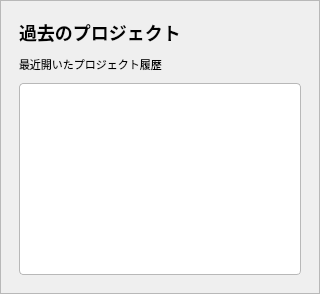
           <widget class="QFrame" name="cardRecentProjects">
            <property name="minimumSize">
             <size>
              <width>320</width>
              <height>0</height>
             </size>
            </property>
            <property name="frameShape">
             <enum>QFrame::Shape::StyledPanel</enum>
            </property>
            <layout class="QVBoxLayout" name="layoutRecent">
             <property name="spacing">
              <number>10</number>
             </property>
             <property name="leftMargin">
              <number>18</number>
             </property>
             <property name="topMargin">
              <number>18</number>
             </property>
             <property name="rightMargin">
              <number>18</number>
             </property>
             <property name="bottomMargin">
              <number>18</number>
             </property>
             <item>
              <widget class="QLabel" name="labelTitleRecent">
               <property name="styleSheet">
                <string notr="true">font-size: 18px; font-weight: bold;</string>
               </property>
               <property name="text">
                <string>過去のプロジェクト</string>
               </property>
              </widget>
             </item>
             <item>
              <widget class="QLabel" name="labelSubtitleRecent">
               <property name="styleSheet">
                <string notr="true">color: palette(placeholder-text); font-size: 11px;</string>
               </property>
               <property name="text">
                <string>最近開いたプロジェクト履歴</string>
               </property>
              </widget>
             </item>
             <item>
              <widget class="QListWidget" name="listRecentProjects">
               <property name="styleSheet">
                <string notr="true">border: 1px solid palette(mid); border-radius: 4px; background-color: palette(base);</string>
               </property>
              </widget>
             </item>
            </layout>
           </widget>
